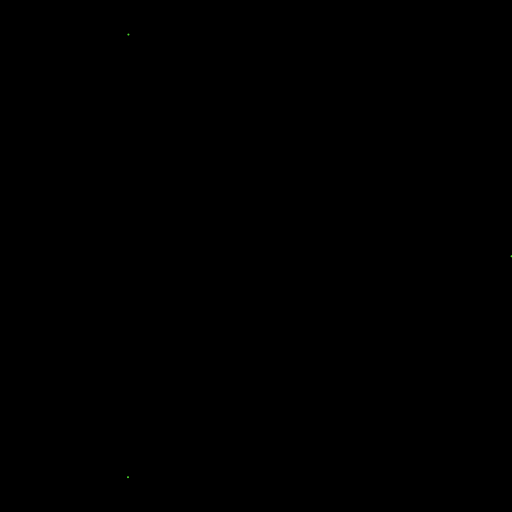
Frame 1 (no input)
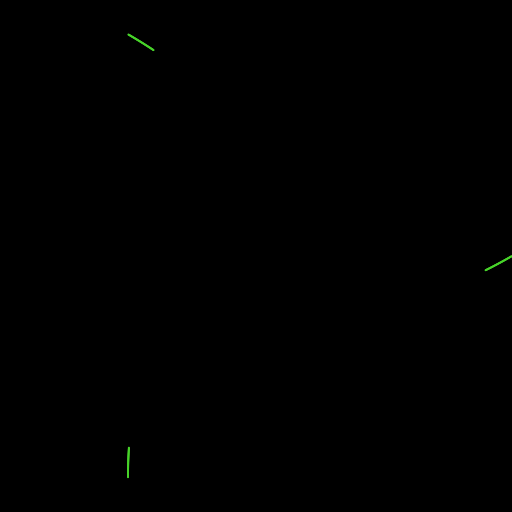
Frame 60 (the mouse pressed at the canvas centre just before this capture)
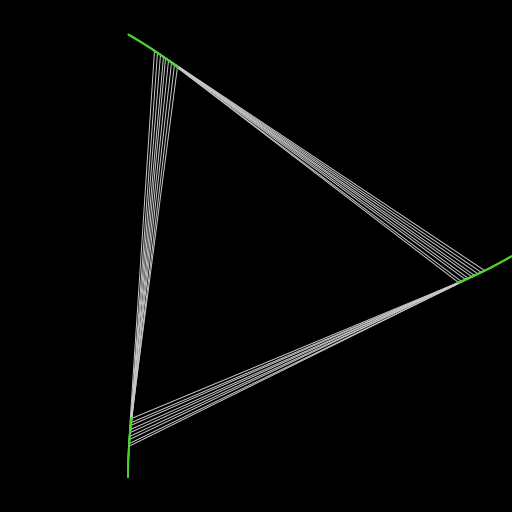
Frame 120 (the mouse held since frame 60 and released just before this capture)

The Processing sketch that drew these frames (run headless with seeded random() and noise(); from frame 60 on, the mouse is pressed at the canvas centre):

// Processing sketch: processing_106664
// ── processing_106664.pde

int n = 3;
Bug[] bugs = new Bug[n];
PVector velocity = new PVector();
float theta;

void setup() {
  size(512, 512);
  
  theta = TWO_PI / n;
  
  translate(width/2, height/2);
  for (int i = 0; i < n; i++) {
    bugs[i] = new Bug(new PVector(width/2*cos(i*theta), width/2*sin(i*theta)));
  }
  
  background(0);
}

void draw() {
  translate(width/2, height/2);
  for (int i = 0; i < n; i++) {
    velocity = PVector.sub(bugs[(i+1) % n].location, bugs[i].location);
    velocity.normalize();
    velocity.mult(0.5);
    bugs[i].update(velocity);
    bugs[i].display();
    
    if (mousePressed == true  && frameCount % 7 == 0) {
      stroke(200);
      line(bugs[i].location.x, bugs[i].location.y, bugs[(i+1) % n].location.x, bugs[(i+1) % n].location.y);
    }
}
  
  if (PVector.dist(bugs[0].location, bugs[1].location) < 1) {
    background(0);
    n++;
    if (n == 20) {
      n = 3;
    }
    theta = TWO_PI / n;
    bugs = new Bug[n];
    for (int i = 0; i < n; i++) {
      bugs[i] = new Bug(new PVector(width/2*cos(i*theta), width/2*sin(i*theta)));
    }
    
  }
  
}





class Bug {
  PVector location;
  color col;
  
  Bug(PVector loc_) {
    location = loc_;
    col = color(71, 211, 41);
  }
  
  void update(PVector vel) {
    location.add(vel);
  }
  
  void display() {
    fill(col);
    noStroke();
    ellipse(location.x, location.y, 2, 2);
  }
  
  
  
}
